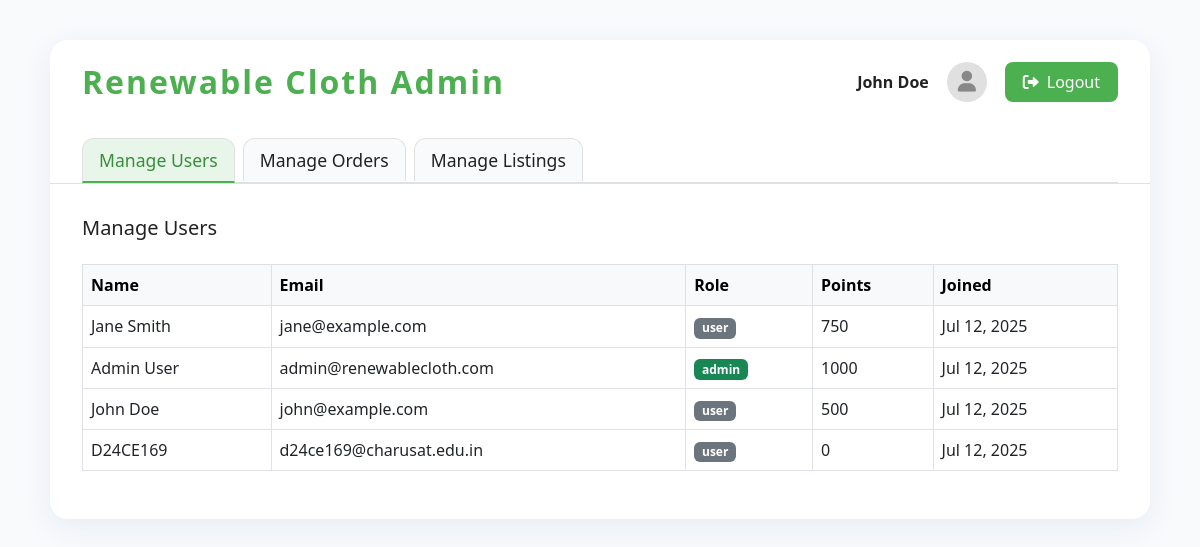
Screenshot of /admin/adminpanel.php (signed in) with the database file from the repository.
### tables this page shows
CREATE TABLE `users` (
  `user_id` char(36) NOT NULL,
  `name` varchar(100) NOT NULL,
  `email` varchar(255) NOT NULL,
  `password_hash` varchar(255) NOT NULL,
  `points` int(11) DEFAULT 0,
  `role` enum('user','admin') DEFAULT 'user',
  `status` enum('Pending','Approved','Rejected') DEFAULT 'Pending',
  `created_at` timestamp NOT NULL DEFAULT current_timestamp(),
  `updated_at` timestamp NOT NULL DEFAULT current_timestamp() ON UPDATE current_timestamp()
);

### auth/session.php (called while the page is built, shortened)
<?php
function isLoggedIn() {
    return isset($_SESSION['user_id']);
}
function getCurrentUser() {
    if (isLoggedIn()) {
        return [
            'id' => $_SESSION['user_id'],
            'name' => $_SESSION['user_name'],
            'email' => $_SESSION['user_email']
        ];
    }
    return null;
}
?>

### admin/adminpanel.php (the view, shortened to what this page needs)
<?php
require_once '../auth/session.php';
require_once '../auth/database.php';
$user = getCurrentUser();
$stmt = $pdo->prepare("SELECT * FROM users ORDER BY created_at DESC");
$stmt->execute();
$all_users = $stmt->fetchAll();
?>
<!DOCTYPE html>
<html lang="en">
<head>
    <link href="https://cdn.jsdelivr.net/npm/bootstrap@5.3.0/dist/css/bootstrap.min.css" rel="stylesheet">
    <link href="https://cdnjs.cloudflare.com/ajax/libs/font-awesome/6.0.0/css/all.min.css" rel="stylesheet">
</head>
<body>
    <div class="adminpanel-container">
        <div class="adminpanel-header">
            <div class="adminpanel-logo">Renewable Cloth Admin</div>
            <div class="profile-section">
                <span class="profile-name"><?php echo htmlspecialchars($user['name']); ?></span>
                <div class="profile-avatar"><i class="fas fa-user"></i></div>
                <a href="../auth/logout.php" class="logout-link"><i class="fas fa-sign-out-alt me-2"></i>Logout</a>
            </div>
        </div>
        <div class="adminpanel-tabs">
            <ul class="nav nav-tabs" id="adminTab" role="tablist">
                <li class="nav-item" role="presentation">
                    <button class="nav-link active" id="users-tab" data-bs-toggle="tab" data-bs-target="#users" type="button" role="tab" aria-controls="users" aria-selected="true">Manage Users</button>
                </li>
                <li class="nav-item" role="presentation">
                    <button class="nav-link" id="orders-tab" data-bs-toggle="tab" data-bs-target="#orders" type="button" role="tab" aria-controls="orders" aria-selected="false">Manage Orders</button>
                </li>
                <li class="nav-item" role="presentation">
                    <button class="nav-link" id="listings-tab" data-bs-toggle="tab" data-bs-target="#listings" type="button" role="tab" aria-controls="listings" aria-selected="false">Manage Listings</button>
                </li>
            </ul>
        </div>
        <div class="tab-content" id="adminTabContent">
            <div class="tab-pane fade show active" id="users" role="tabpanel" aria-labelledby="users-tab">
                <h5 class="mb-4">Manage Users</h5>
                <div class="table-responsive">
                    <table class="table table-bordered align-middle bg-white">
                        <thead class="table-light">
                            <tr>
                                <th>Name</th>
                                <th>Email</th>
                                <th>Role</th>
                                <th>Points</th>
                                <th>Joined</th>
                            </tr>
                        </thead>
                        <tbody>
                            <?php foreach ($all_users as $u): ?>
                            <tr>
                                <td><?= htmlspecialchars($u['name']) ?></td>
                                <td><?= htmlspecialchars($u['email']) ?></td>
                                <td><span class="badge <?= $u['role']==='admin'?'bg-success':'bg-secondary' ?>"><?= htmlspecialchars($u['role']) ?></span></td>
                                <td><?= htmlspecialchars($u['points']) ?></td>
                                <td><?= date('M j, Y', strtotime($u['created_at'])) ?></td>
                            </tr>
                            <?php endforeach; ?>
                        </tbody>
                    </table>
                </div>
            </div>
        </div>
    </div>
</body>
</html>

### admin/adminpanel.php (style rules this page uses)
body { background: #f8fafc; color: #222; min-height: 100vh; }
.adminpanel-container { background: #fff; border-radius: 18px; margin: 40px auto; max-width: 1100px; box-shadow: 0 8px 32px 0 rgba(31, 38, 135, 0.07); padding: 0; }
.adminpanel-header { display: flex; justify-content: space-between; align-items: center; padding: 18px 32px 0 32px; }
.adminpanel-logo { font-size: 2rem; font-weight: bold; color: #4CAF50; letter-spacing: 2px; }
.profile-section { display: flex; align-items: center; gap: 18px; }
.profile-name { font-weight: 600; color: #222; }
.profile-avatar { width: 40px; height: 40px; border-radius: 50%; background: #e0e0e0; display: flex; align-items: center; justify-content: center; font-size: 1.3rem; color: #888; }
.logout-link { color: #fff; background: #4CAF50; border-radius: 8px; padding: 8px 18px; text-decoration: none; font-weight: 500; transition: background 0.2s; }
.adminpanel-tabs { margin: 32px 0 0 0; border-bottom: 1.5px solid #e0e0e0; padding: 0 32px; }
.nav-tabs .nav-link { color: #222; font-weight: 500; font-size: 1.1rem; border: 1px solid #e0e0e0; border-bottom: none; border-radius: 12px 12px 0 0; margin-right: 8px; background: #f8fafc; transition: background 0.2s, color 0.2s; }
.nav-tabs .nav-link.active, .nav-tabs .nav-link:hover { background: #e8f5e9; color: #388e3c; border-bottom: 2px solid #4CAF50; }
.tab-content { padding: 32px; }

### rows the page displays
users: name "Jane Smith", email "jane@example.com", role "user", points "750", created_at "Jul 12, 2025"
users: name "Admin User", email "admin@renewablecloth.com", role "admin", points "1000", created_at "Jul 12, 2025"
users: name "John Doe", email "john@example.com", role "user", points "500", created_at "Jul 12, 2025"
users: name "D24CE169", email "d24ce169@charusat.edu.in", role "user", points "0", created_at "Jul 12, 2025"

### other values shown
$user['name'] "John Doe"
